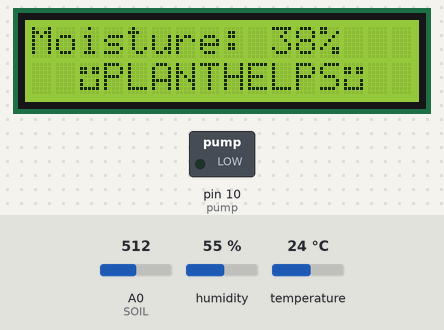
Bench run of a sketch on a simulated Arduino Uno, built with avr-gcc and run on an emulated ATmega328P. On the bench: 16×2 character LCD, switched loads named in the sketch (green lamp = pin HIGH). Inputs (shaded band) come from the test bench; at power-on: A0 (SOIL) = 512, temperature 24 °C, humidity 55 %.

Above: at 4.3 s.
4.4 s: A0 (SOIL) set to 537
At 10.5 s:
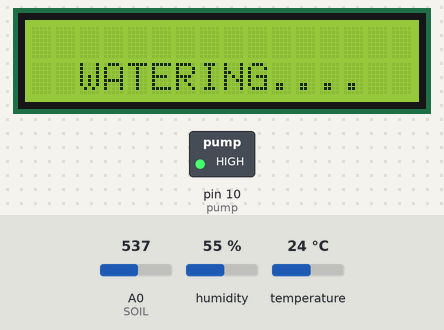
16.6 s: temperature set to 12 °C
23.5 s: A0 (SOIL) set to 511
At 34.8 s:
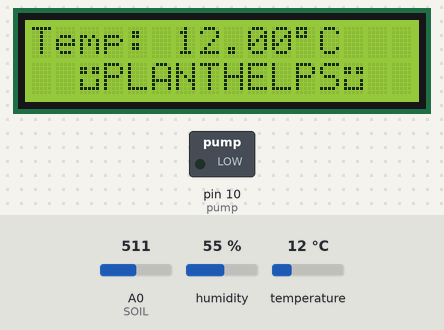
35.3 s: humidity set to 22 %
At 43.1 s:
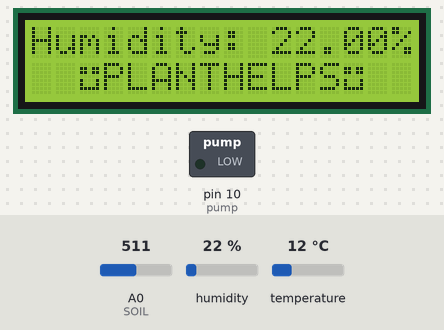
45.5 s: humidity set to 40 %
At 55.3 s:
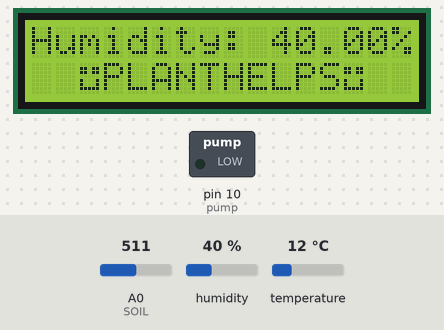
57.7 s: A0 (SOIL) set to 306
At 63.1 s:
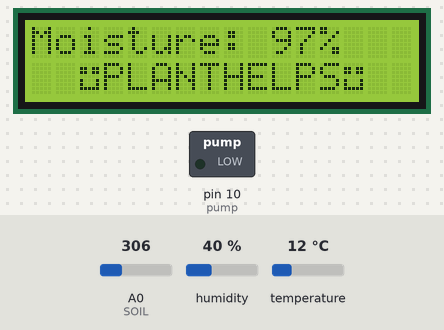
Timing chart, 0 to 64.6 s (numbered marks = the images above; inputs shaded):
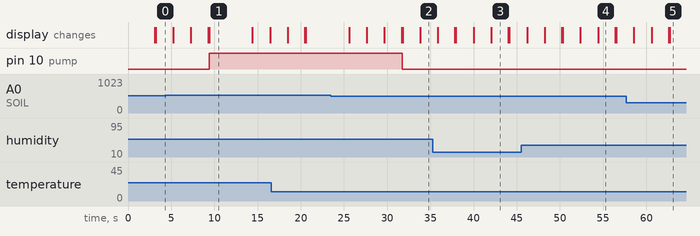

The sketch:

Plant_Watering_System.ino
```cpp
#include <Wire.h>
#include <LiquidCrystal_I2C.h>
LiquidCrystal_I2C lcd(0x27, 16, 2);
#include "DHT.h"

#define pump 10
#define LDR A1
#define SOIL A0
#define dhtPin 8
#define dhtType DHT11

DHT dht(dhtPin, dhtType);
float humidity;      //humidity
float temperature;   //temperature in degrees Celcius

const int dry = 640;  //0% moisture (need to measure value)
const int wet= 295;   //100% moisture (need to measure value)

byte smiley[8] =  //smiley icon
{
0b00000,
0b11011,
0b11011,
0b00000,
0b10001,
0b10001,
0b11111,
0b00000
};

void setup() {
  Serial.begin(9600); //moisture sensor setup

  lcd.init(); // LCD setup
	lcd.backlight();
  lcd.clear();

  dht.begin();  // DHT setup

  pinMode(LDR, INPUT); //LDR setup
  lcd.createChar(0, smiley);

  pinMode(pump, OUTPUT); // pump setup

  lcd.setCursor(3, 0);  //Starting text
  lcd.print("PLANTHELPS");
  lcd.setCursor(1, 1);
  lcd.print("Setting Up....");
  delay(3000);
  lcd.clear();
}

void loop() {
  lcd.init(); // LCD setup
	lcd.backlight();
  lcd.clear();

  int sensorVal = analogRead(SOIL); //moisture sensor READ
  int percentagemoisture = map(sensorVal, wet, dry, 100, 0);

  humidity = dht.readHumidity(); // DHT READ
  temperature = dht.readTemperature();

  if (isnan(humidity) || isnan(temperature)){ //DHT Fail
    lcd.setCursor(3, 0);
    lcd.print("DHT ERROR!");
    return;
  }

  if (percentagemoisture <= 35 ) // WATER pump on
  {
    digitalWrite(pump, HIGH);
    lcd.setCursor(2, 1);
    lcd.print("WATERING....");
    delay(5000);
  }
  else // pump off
  {
    digitalWrite(pump, LOW);
    lcd.setCursor(2, 1);
    lcd.write(0);
    lcd.print("PLANTHELPS");
    lcd.write(0);
  }

  lcd.home();
  lcd.print("Moisture: "); //PRINT moisture
  lcd.print(percentagemoisture);
  lcd.print("%");
  delay(2000);
  lcd.setCursor(0,0);
  lcd.print("                   "); //clear line

  lcd.home();
  lcd.print("Temp: "); // PRINT temperature
  lcd.print(temperature);
  lcd.print(char(223));
  lcd.print("C");
  delay(2000);
  lcd.print("                   "); //clear line

  lcd.home();
  lcd.print("Humidity: "); // PRINT humidity
  lcd.print(humidity);
  lcd.print("%");
  delay(2000);
  lcd.clear();
}
```

Measured:
- the behaviour switches between 519 and 520 on A0 (SOIL) (found by bisection; images 0 and 1)
- after the input at 4.4 s, pin 10 (pump): LOW → HIGH after 5.0 s; the display: first differs from a run without the input after 5.0 s (image 1)
- after the input at 23.5 s, pin 10 (pump): HIGH → LOW after 8.3 s; the display: first differs from a run without the input after 8.3 s (image 2 shows a later state)
- what the display in image 1 shows lasts 5.0 s, from 9.4 s to 14.4 s
- what the display in image 3 shows lasts 2.0 s, from 42.0 s to 44.0 s
